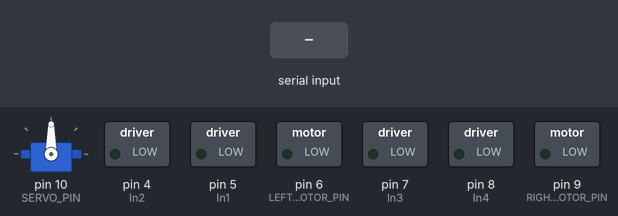
This sketch was run on a simulated Arduino Uno, built with avr-gcc and run on an emulated ATmega328P. Parts: servo, switched loads named in the sketch (green lamp = pin HIGH). The test bench sets the inputs (shaded band).

Above: at 1.2 s.
1.3 s: "L90\n" received over the second serial link
At 1.7 s:
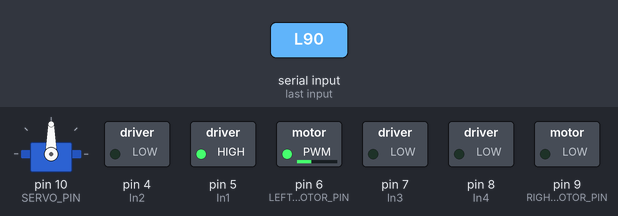
2.8 s: "L,45\n" received over the second serial link
At 4.0 s:
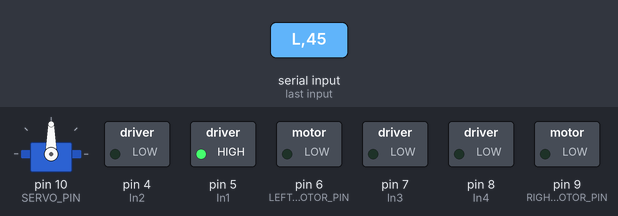
4.3 s: "R90\n" received over the second serial link
At 5.2 s:
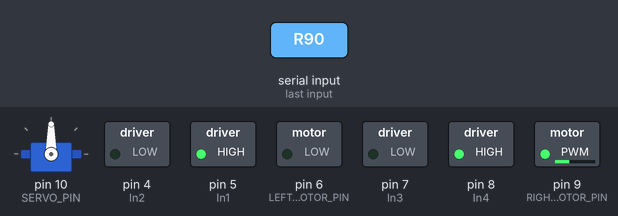
5.8 s: "R,45\n" received over the second serial link
At 6.3 s:
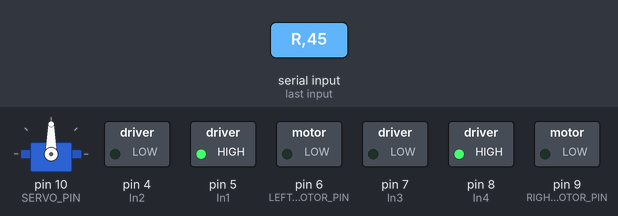
7.3 s: "S90\n" received over the second serial link
At 8.5 s:
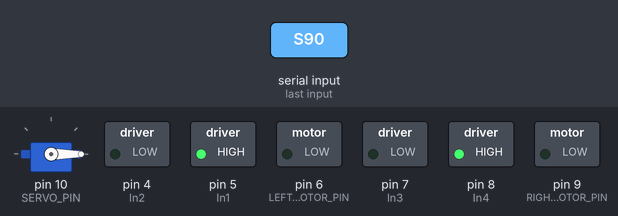
8.8 s: "L90\n" received over the second serial link
At 9.8 s:
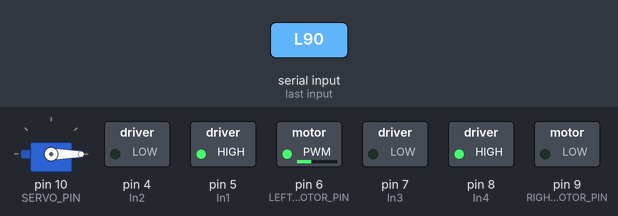
Timing chart, 0 to 11.3 s (numbered marks = the images above; inputs shaded):
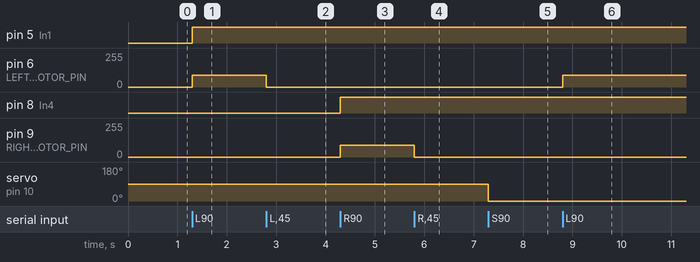

The sketch:

SlaveArduinoDetection.ino
```cpp
#include <SoftwareSerial.h>
#include <Servo.h>

//블루투스
SoftwareSerial BTSerial(2, 3); // RX, TX

//dc모터 핀
const int LEFT_MOTOR_PIN = 6;
const int RIGHT_MOTOR_PIN = 9;

int In1 = 5;
int In2 = 4;
int In3 = 7;
int In4 = 8;

//서보모터 설정
Servo myServo;
const int SERVO_PIN = 10;

void setup() {
  //dc모터 출력지정
  pinMode(LEFT_MOTOR_PIN, OUTPUT);
  pinMode(RIGHT_MOTOR_PIN, OUTPUT);
  pinMode(In1, OUTPUT);
  pinMode(In2, OUTPUT);
  pinMode(In3, OUTPUT);
  pinMode(In4, OUTPUT);

  //서보모터 설정
  myServo.attach(SERVO_PIN);
  myServo.write(90);  // 초기 위치를 중앙(90도)으로 설정

  BTSerial.begin(9600);
}

void loop() {
  if (BTSerial.available()) {
    String data = BTSerial.readStringUntil('\n');

    if (data.length() > 0) {
      char hand = data.charAt(0);
      int commaIndex = data.indexOf(',');
      int pwmValue = data.substring(1, commaIndex).toInt();
      String state = data.substring(commaIndex + 1);
      state.trim();

      if (hand == 'L') {
        if (state.equalsIgnoreCase("B")) {
          digitalWrite(In1, LOW);
          digitalWrite(In2, HIGH);
        } else {
          digitalWrite(In1, HIGH);
          digitalWrite(In2, LOW);
        }
        analogWrite(LEFT_MOTOR_PIN, pwmValue);
      }
      else if (hand == 'R') {
        if (state.equalsIgnoreCase("B")) {
          digitalWrite(In3, HIGH);
          digitalWrite(In4, LOW);
        } else {
          digitalWrite(In3, LOW);
          digitalWrite(In4, HIGH);
        }
        analogWrite(RIGHT_MOTOR_PIN, pwmValue);
      }
      else if (hand == 'S') {
        if (state.equalsIgnoreCase("ON")) {
          myServo.write(180);  // 서보 모터를 180도로 회전
        } else {
          myServo.write(0);    // 서보 모터를 0도로 회전 (원래 위치로)
        }
      }
    }
  }
}
```

Measured:
- after the input at 1.3 s, pin 5 (In1): LOW → HIGH at once; pin 6 (LEFT_MOTOR_PIN): 0/255 → 90/255 at once
- after the input at 2.8 s, pin 6 (LEFT_MOTOR_PIN): 90/255 → 0/255 at once
- after the input at 4.3 s, pin 8 (In4): LOW → HIGH at once; pin 9 (RIGHT_MOTOR_PIN): 0/255 → 90/255 at once
- after the input at 5.8 s, pin 9 (RIGHT_MOTOR_PIN): 90/255 → 0/255 at once
- after the input at 7.3 s, servo on pin 10 (SERVO_PIN): 90° → 0° at once
- after the input at 8.8 s, pin 6 (LEFT_MOTOR_PIN): 0/255 → 90/255 at once
